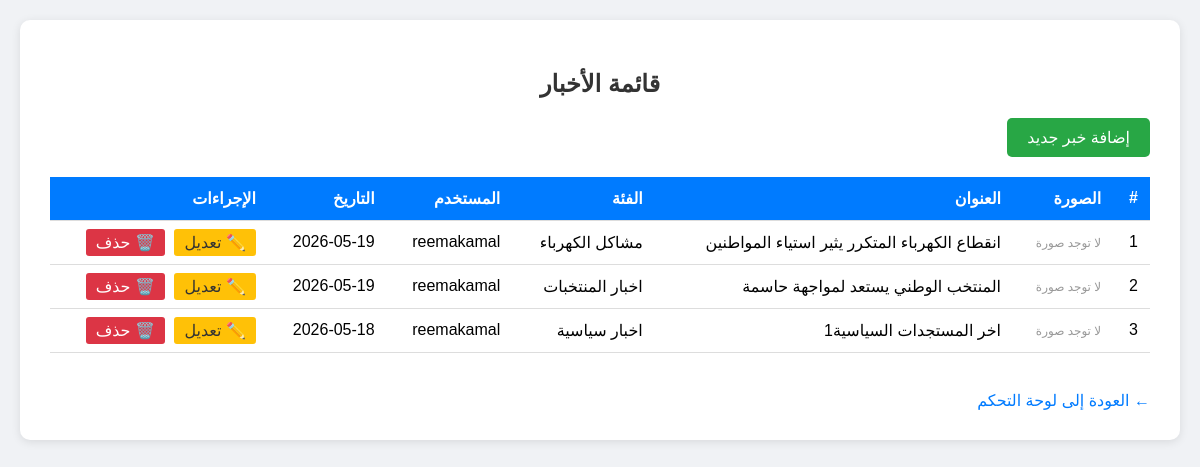
The page /view_news.php (signed in) on the database its author committed.
### tables this page shows
CREATE TABLE `news` (
  `id` int(11) NOT NULL,
  `title` varchar(200) NOT NULL,
  `category_id` int(11) NOT NULL,
  `details` text NOT NULL,
  `image` varchar(255) DEFAULT NULL,
  `user_id` int(11) NOT NULL,
  `deleted` tinyint(1) DEFAULT 0,
  `created_at` timestamp NOT NULL DEFAULT current_timestamp(),
  `updated_at` timestamp NOT NULL DEFAULT current_timestamp() ON UPDATE current_timestamp()
);

CREATE TABLE `categories` (
  `id` int(11) NOT NULL,
  `name` varchar(100) NOT NULL
);

CREATE TABLE `users` (
  `id` int(11) NOT NULL,
  `name` varchar(100) NOT NULL,
  `email` varchar(100) NOT NULL,
  `password` varchar(255) NOT NULL,
  `created_at` timestamp NOT NULL DEFAULT current_timestamp()
);

### view_news.php (the view, shortened to what this page needs)
<?php
require_once 'config.php';
$stmt = $pdo->prepare("
    SELECT news.*, categories.name as category_name, users.name as user_name
    FROM news
    JOIN categories ON news.category_id = categories.id
    JOIN users ON news.user_id = users.id
    WHERE news.deleted = 0
    ORDER BY news.id DESC
");
$stmt->execute();
$news = $stmt->fetchAll();
?>
<!DOCTYPE html>
<html lang="ar" dir="rtl">
<head>
</head>
<body>
    <div class="container">
        <h2> قائمة الأخبار</h2>
        <a href="add_news.php" class="btn-add"> إضافة خبر جديد</a>
        <?php if(count($news) > 0): ?>
            <table>
                <thead>
                    <tr>
                        <th>#</th>
                        <th>الصورة</th>
                        <th>العنوان</th>
                        <th>الفئة</th>
                        <th>المستخدم</th>
                        <th>التاريخ</th>
                        <th>الإجراءات</th>
                    </tr>
                </thead>
                <tbody>
                    <?php foreach($news as $index => $item): ?>
                        <tr>
                            <td><?php echo $index + 1; ?></td>
                            <td>
                                <?php if(!empty($item['image']) && file_exists('uploads/' . $item['image'])): ?>
                                    <img src="uploads/<?php echo $item['image']; ?>" class="news-image" alt="صورة الخبر">
                                <?php else: ?>
                                    <span class="no-image">لا توجد صورة</span>
                                <?php endif; ?>
                            </td>
                            <td><?php echo htmlspecialchars($item['title']); ?></td>
                            <td><?php echo htmlspecialchars($item['category_name']); ?></td>
                            <td><?php echo htmlspecialchars($item['user_name']); ?></td>
                            <td><?php echo date('Y-m-d', strtotime($item['created_at'])); ?></td>
                            <td class="actions">
                                <a href="edit_news.php?id=<?php echo $item['id']; ?>" class="edit-btn">✏️ تعديل</a>
                                <a href="soft_delete_news.php?id=<?php echo $item['id']; ?>" class="delete-btn" onclick="return confirm('هل أنت متأكد من حذف هذا الخبر؟')">🗑️ حذف</a>
                            </td>
                        </tr>
                    <?php endforeach; ?>
                </tbody>
            </table>
        <?php else: ?>
            <div class="no-data"> لا توجد أخبار مضافة حتى الآن</div>
        <?php endif; ?>
        <br>
        <a href="dashboard.php" class="back-link">← العودة إلى لوحة التحكم</a>
    </div>
</body>
</html>

### view_news.php (style rules this page uses)
body { font-family: Arial, sans-serif; background-color: #f0f2f5; margin: 0; padding: 20px; }
.container { max-width: 1200px; margin: 0 auto; background: white; padding: 30px; border-radius: 10px; box-shadow: 0 2px 10px rgba(0,0,0,0.1); }
h2 { text-align: center; color: #333; margin-bottom: 20px; }
table { width: 100%; border-collapse: collapse; }
th, td { padding: 12px; text-align: right; border-bottom: 1px solid #ddd; }
th { background-color: #007bff; color: white; }
.back-link { display: inline-block; margin-top: 20px; color: #007bff; text-decoration: none; }
.btn-add { background-color: #28a745; color: white; padding: 10px 20px; text-decoration: none; border-radius: 5px; display: inline-block; margin-bottom: 20px; }
.edit-btn { background-color: #ffc107; color: #333; padding: 5px 10px; text-decoration: none; border-radius: 3px; margin-left: 5px; }
.delete-btn { background-color: #dc3545; color: white; padding: 5px 10px; text-decoration: none; border-radius: 3px; cursor: pointer; }
.no-image { color: #999; font-size: 12px; }
.actions { white-space: nowrap; }

### rows shown on the page
news: shows "لا توجد صورة", title "انقطاع الكهرباء المتكرر يثير استياء المواطنين", category.name "مشاكل الكهرباء", user.name "reemakamal", created_at "2026-05-19"
news: shows "لا توجد صورة", title "المنتخب الوطني يستعد لمواجهة حاسمة", category.name "اخبار المنتخبات", user.name "reemakamal", created_at "2026-05-19"
news: shows "لا توجد صورة", title "اخر المستجدات السياسية1", category.name "اخبار سياسية", user.name "reemakamal", created_at "2026-05-18"
